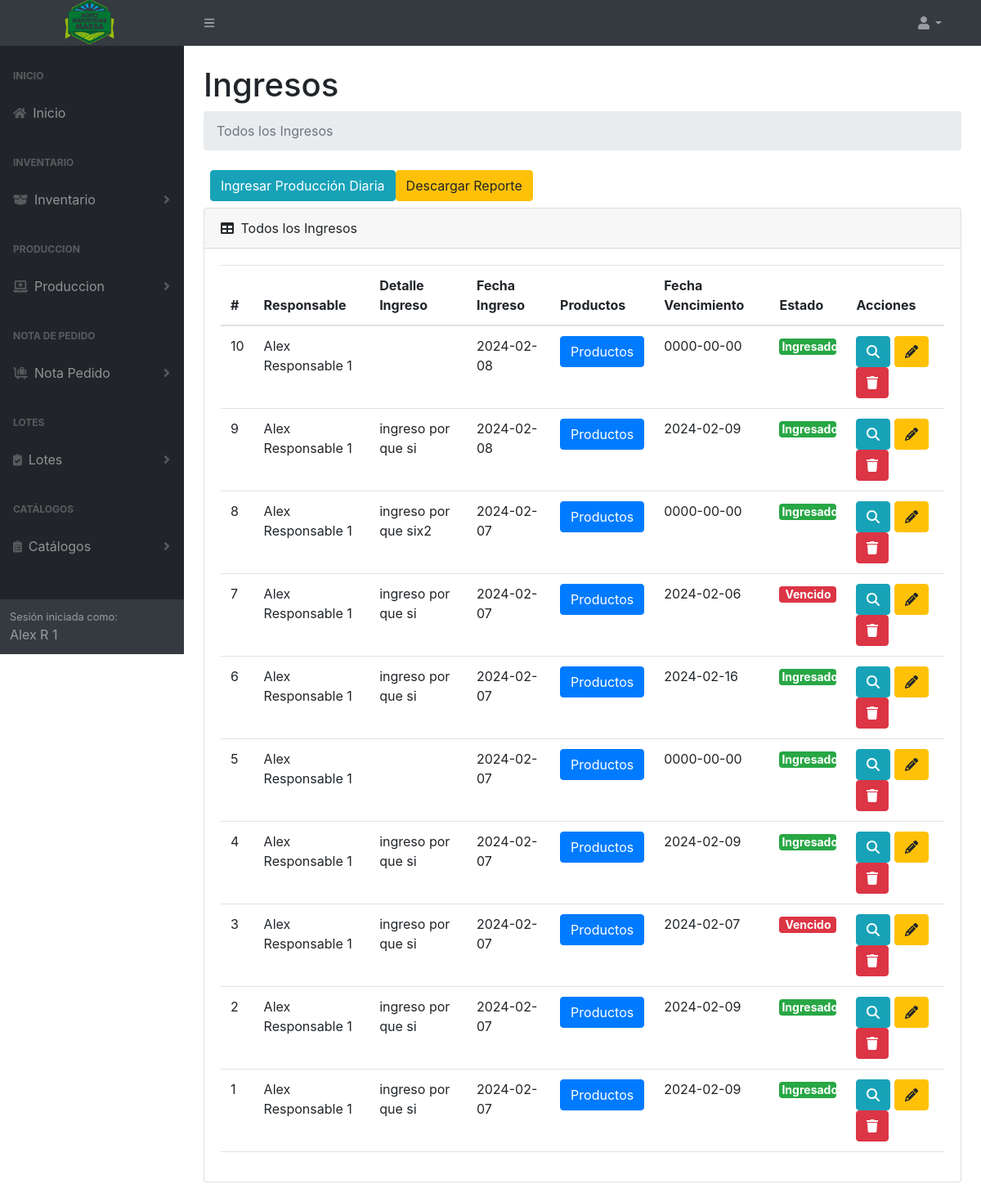
/index.php?ruta=ingresos&type=ingresos (signed in), run on the app's committed database.
### tables this page shows
CREATE TABLE `tb_ingreso` (
  `IdIng` int(11) NOT NULL,
  `IdPer` int(11) NOT NULL,
  `DescripcionIng` varchar(150) DEFAULT NULL,
  `DatosProductosIngresoJson` longtext NOT NULL CHECK (json_valid(`DatosProductosIngresoJson`)),
  `FechaProduccionIng` date NOT NULL,
  `FechaVencimientoIng` date NOT NULL,
  `FechaReingresoIng` date DEFAULT NULL,
  `FechaMermaIng` date DEFAULT NULL,
  `Estado` int(10) NOT NULL,
  `DateCreate` datetime NOT NULL,
  `DateUpdate` datetime NOT NULL
);

CREATE TABLE `tb_personal` (
  `IdPer` int(11) NOT NULL,
  `IdTipoPer` int(11) NOT NULL,
  `dni` int(11) NOT NULL,
  `NombrePer` varchar(255) NOT NULL,
  `ApellidoPer` varchar(255) NOT NULL,
  `TelefonoPer` varchar(12) NOT NULL,
  `DireccionPer` varchar(255) NOT NULL,
  `Estado` int(10) NOT NULL,
  `DateCreate` datetime NOT NULL,
  `DateUpdate` datetime NOT NULL
);

### controller/template.controller.php (called while the page is built)
<?php
class TemplateController
{
  static public function ctrTemplate()
  {
    include "view/template.php";
  }
}

### index.php (called while the page is built, shortened)
<?php
require_once "controller/template.controller.php";
require_once "controller/ingresos.controller.php";
require_once "controller/lotes.controller.php";
require_once "model/ingresos.model.php";
$template = new TemplateController();
$template -> ctrTemplate();

### controller/ingresos.controller.php (called while the page is built, shortened)
<?php
class IngresosController
{
  public static function ctrGetAllIngresos()
  {
    $table = "tb_ingreso";
    $ListNotaPedido = IngresosModel::mdlGetAllIngresos($table);
    return $ListNotaPedido;
  }
}

### model/conexion.php (called while the page is built)
<?php
class Conexion
{
  static public function conn()
  {
    $link = new PDO("mysql:host=localhost;dbname=marsa_db","root","");
    $link->exec("set names utf8");
    return $link;
  }
}

### model/ingresos.model.php (called while the page is built, shortened)
<?php
require_once "conexion.php";
class IngresosModel
{
  public static function mdlGetAllIngresos($table)
  {
    $statement = Conexion::conn()->prepare("
      SELECT ing.*,
        per.NombrePer AS NombrePerIdPer,
        e.TipoEstado
      FROM $table AS ing
      INNER JOIN tb_personal AS per ON ing.IdPer = per.IdPer
      INNER JOIN tb_estado AS e ON ing.Estado = e.IdEstado
      ORDER BY
      IdIng DESC");
    $statement->execute();
    $results = $statement->fetchAll(PDO::FETCH_ASSOC);
    foreach ($results as &$result) {
      if (isset($result['DatosProductosIngresoJson'])) {
        $productsJson = json_decode($result['DatosProductosIngresoJson'], true);
        foreach ($productsJson as &$product) {
          $statement = Conexion::conn()->prepare("
            SELECT NombreProducto
            FROM tb_producto
            WHERE IdProd = :codProduct
          ");
          $statement->bindParam(":codProduct", $product['codProduct'], PDO::PARAM_INT);
          $statement->execute();
          $productResult = $statement->fetch(PDO::FETCH_ASSOC);
        }
      }
    }
    return $results;
  }
}

### view/modules/ingresos.php (the view, shortened to what this page needs)
</div>
</div>
<div class="sb-sidenav-footer">
  <div class="small">Sesión iniciada como:</div>
  <?php echo $_SESSION["Nombre"] ?>
</div>
</nav>
</div>
<div id="layoutSidenav_content">
  <main>
    <div class="container-fluid px-4">
      <?php
      if ($_GET["type"] == "ingresos") {
      ?>
        <h1 class="mt-4">Ingresos</h1>
        <ol class="breadcrumb mb-4">
          <li class="breadcrumb-item active">Todos los Ingresos</li>
        </ol>
        <div class="d-flex m-2">
          <button type="button" class="btn btn-info btnNewIng" id="btnNewIng">
            Ingresar Producción Diaria
          </button>
          <button type="button" class="btn btn-warning ReporteEntradas" id="ReporteEntradas">
            Descargar Reporte
          </button>
        </div>
        <div class="card mb-4">
          <div class="card-header">
            <i class="fas fa-table me-1"></i>
            Todos los Ingresos
          </div>
          <div class="card-body">
            <table id="datatablesSimple" class="data-table-InsidesMaterials table">
              <thead>
                <tr>
                  <th>#</th>
                  <th>Responsable</th>
                  <th>Detalle Ingreso</th>
                  <th>Fecha Ingreso</th>
                  <th>Productos</th>
                  <th>Fecha Vencimiento</th>
                  <th>Estado</th>
                  <th>Acciones</th>
                </tr>
              </thead>
              <tbody>
              <?php
                  $ListNotaPedido = IngresosController::ctrGetAllIngresos();
                  foreach ($ListNotaPedido as $key => $value) {
                    $estado = $value["TipoEstado"] == "Ingresado" ? "<span class='badge bg-success' style='font-size: 14px; padding: 3px; width: 70px; text-align: center;'>Ingresado</span>" : "<span class='badge bg-danger' style='font-size: 14px; padding: 3px; width: 70px; text-align: center;'>Vencido</span>";
                    echo
                  '<tr>
                      <td>' . $value["IdIng"] . '</td>
                      <td>' . $value["NombrePerIdPer"] . '</td>
                      <td>' . $value["DescripcionIng"] . '</td>
                      <td>' . $value["FechaProduccionIng"] . '</td>
                      <td><button class="btn btn-primary btnMostarProductosIng" data-products="' . htmlspecialchars($value["DatosProductosIngresoJson"]) . '">Productos</button></td>
                      <td>' . $value["FechaVencimientoIng"] . '</td>
                      <td>' . $estado . '</td>
                      <td>
                      <button class="btn btn-info btnViewDetallNotPe" data-bs-toggle="modal" data-bs-target="#modalViewDetallNotPe" codDetNotPe="' . $value["IdIng"] . '" ><i class="fa-solid fa-magnifying-glass"></i></button>
                      <button class="btn btn-warning btnEditIC" codIngreso="' . $value["IdIng"] . '"><i class="fa-solid fa-pencil"></i></button>
                      <button class="btn btn-danger btnIngresoDelet" codIngresoDelet="' . $value["IdIng"] . '"><i class="fa-solid fa-trash"></i></button>
                    </tr>';
                }?>
              </tbody>
              </table>
            </div>
          </div>
      <?php
      }
      ?>
    </div>
  </main>
</div>
</div>

### data on the page
tb_ingreso: IdIng "10", IdPer.NombrePer "Alex Responsable 1", FechaProduccionIng "2024-02-08", FechaVencimientoIng "0000-00-00", shows "Ingresado"
tb_ingreso: IdIng "9", IdPer.NombrePer "Alex Responsable 1", DescripcionIng "ingreso por que si", FechaProduccionIng "2024-02-08", FechaVencimientoIng "2024-02-09", shows "Ingresado"
tb_ingreso: IdIng "8", IdPer.NombrePer "Alex Responsable 1", DescripcionIng "ingreso por que six2", FechaProduccionIng "2024-02-07", FechaVencimientoIng "0000-00-00", shows "Ingresado"
tb_ingreso: IdIng "7", IdPer.NombrePer "Alex Responsable 1", DescripcionIng "ingreso por que si", FechaProduccionIng "2024-02-07", FechaVencimientoIng "2024-02-06", shows "Vencido"
tb_ingreso: IdIng "6", IdPer.NombrePer "Alex Responsable 1", DescripcionIng "ingreso por que si", FechaProduccionIng "2024-02-07", FechaVencimientoIng "2024-02-16", shows "Ingresado"
tb_ingreso: IdIng "5", IdPer.NombrePer "Alex Responsable 1", FechaProduccionIng "2024-02-07", FechaVencimientoIng "0000-00-00", shows "Ingresado"
tb_ingreso: IdIng "4", IdPer.NombrePer "Alex Responsable 1", DescripcionIng "ingreso por que si", FechaProduccionIng "2024-02-07", FechaVencimientoIng "2024-02-09", shows "Ingresado"
tb_ingreso: IdIng "3", IdPer.NombrePer "Alex Responsable 1", DescripcionIng "ingreso por que si", FechaProduccionIng "2024-02-07", FechaVencimientoIng "2024-02-07", shows "Vencido"
tb_ingreso: IdIng "2", IdPer.NombrePer "Alex Responsable 1", DescripcionIng "ingreso por que si", FechaProduccionIng "2024-02-07", FechaVencimientoIng "2024-02-09", shows "Ingresado"
tb_ingreso: IdIng "1", IdPer.NombrePer "Alex Responsable 1", DescripcionIng "ingreso por que si", FechaProduccionIng "2024-02-07", FechaVencimientoIng "2024-02-09", shows "Ingresado"

### other printed values
$_SESSION["Nombre"] "Alex R 1"
